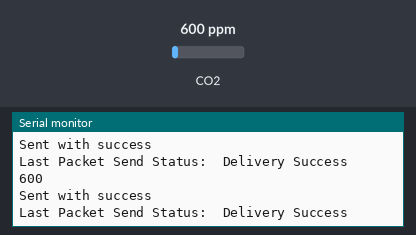
A program run on a simulated ESP32. Parts: the last lines printed to the serial monitor. The test bench sets the inputs (shaded band); at power-on: CO2 600 ppm.

Above: at 10.8 s.
10.9 s: CO2 set to 452 ppm
At 15.8 s:
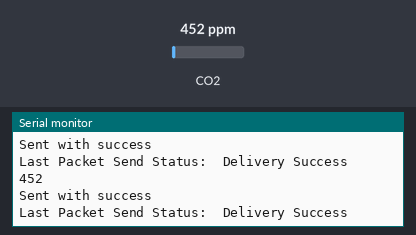
18.4 s: CO2 set to 1050 ppm
At 20.8 s:
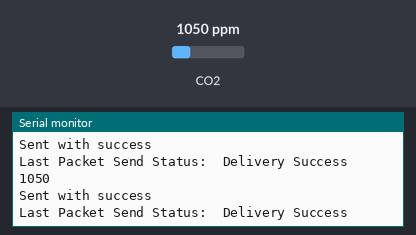
Timing chart, 0 to 22.3 s (numbered marks = the images above; inputs shaded):
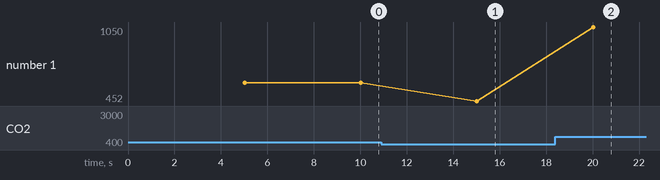

Measured:
- after the input at 10.9 s, the serial monitor: prints a new line after 4.1 s (image 1)
- after the input at 18.4 s, the serial monitor: prints a new line after 1.6 s (image 2)
- plotted number 1: 600 → 452 after the input at 10.9 s, 452 → 1050 after the input at 18.4 s

The program:

main.cpp
```cpp
/*
Made by Lucas Paiva da Silva
Inspired by https://randomnerdtutorials.com/esp-now-many-to-one-esp32/
UFSC - 2022
*/

#include <Arduino.h>
#include <esp_now.h>
#include <WiFi.h>
#include "MHZ19.h"

//#define SensorNumber1
#define SensorNumber2
//#define SensorNumber3
//#define SensorNumber4

// Sensor 1 to 3 are CO2 sensors with thermistor support
// Sensor 4 is a sensor for measuring wind speed (indoor)

#ifdef SensorNumber1
  #define GlobalId 1
  #define GlobalRXMhz19 16
  #define GlobalTXMhz19 17
#endif
#ifdef SensorNumber2
  #define GlobalId 2
  #define GlobalRXMhz19 16
  #define GlobalTXMhz19 17
#endif
#ifdef SensorNumber3
  #define GlobalId 3
  #define GlobalRXMhz19 16
  #define GlobalTXMhz19 17
#endif
#ifdef SensorNumber4
  #define GlobalId 4
  #define GlobalRXMhz19 16
  #define GlobalTXMhz19 17
#endif


hw_timer_t * timer = NULL;
#define TIMERTick_Hz 5
bool timerFlag = false;

#define MHZBAUDRATE 9600
MHZ19 mhz;

uint8_t adressToBroadcastTo[] = {0x40, 0x91, 0x51, 0x9B, 0xA9, 0xE0};
// ESP com antena
// 40:91:51:9B:A9:E0

typedef struct struct_message {
    unsigned char id;
    unsigned short ch1;
    unsigned short ch2;
    unsigned short ch3;
} struct_message;

struct_message myData;
esp_now_peer_info_t peerInfo;

void IRAM_ATTR onTimer() {
  timerFlag = true;
}

// callback when data is sent
void OnDataSent(const uint8_t *mac_addr, esp_now_send_status_t status) {
  Serial.print("\r\nLast Packet Send Status:\t");
  Serial.println(status == ESP_NOW_SEND_SUCCESS ? "Delivery Success" : "Delivery Fail");
}

void collectAndSendData(){
  myData.id = GlobalId;
  myData.ch1 = mhz.getCO2();
  Serial.println(myData.ch1);
  // Send message via ESP-NOW
  esp_err_t result = esp_now_send(adressToBroadcastTo, (uint8_t *) &myData, sizeof(myData));

  if (result == ESP_OK) {
    Serial.println("Sent with success");
  }
  else {
    Serial.println("Error sending the data");
  }
}

void setup() {
  Serial.begin(115200);
  WiFi.mode(WIFI_STA); // WiFi mode is station
  Serial2.begin(MHZBAUDRATE, SERIAL_8N1, GlobalRXMhz19, GlobalTXMhz19); // Serial2 is the MH-Z19 serial port
  mhz.begin(Serial2);
  mhz.autoCalibration();
  if (esp_now_init() != ESP_OK) {
    Serial.println("Error initializing ESP-NOW");
    esp_restart();
  }
  // Once ESPNow is successfully Init, we will register for Send CB to
  // get the status of Trasnmitted packet
  esp_now_register_send_cb(OnDataSent);
  // Register peer
  memcpy(peerInfo.peer_addr, adressToBroadcastTo, 6);
  peerInfo.channel = 0;
  peerInfo.encrypt = false;
  // Add peer
  if (esp_now_add_peer(&peerInfo) != ESP_OK){
    Serial.println("Failed to add peer");
    esp_restart();
  }
  // Initiate timer
  timer = timerBegin(0, 80, true);
  timerAttachInterrupt(timer, &onTimer, true);
  timerAlarmWrite(timer, (1000000 * TIMERTick_Hz), true);
  timerAlarmEnable(timer);
}

void loop() {
  if (timerFlag) {
    timerFlag = false;
    collectAndSendData();
  }
}
```
